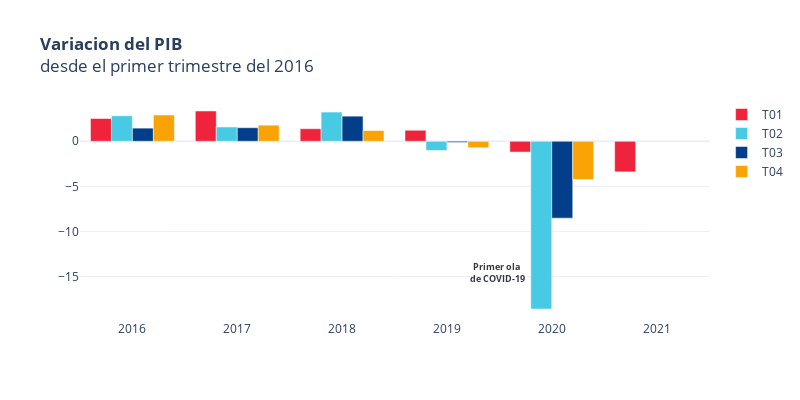

Notebook code cell kept with this figure:
### Code cell
colors = [Rojo, Azul,  "#023e8a", Amarillo] 
template = 'plotly_white'
subtitle_color = "#adb5bd"

fig = go.Figure()

for i, t in enumerate(porcentaje.Trimestre.unique()):
    
    data = porcentaje[(porcentaje.Trimestre == t) & (porcentaje.Anio >= 2016)]
    fig.add_trace(go.Bar(x=data["Anio"], y=data["Producto Interno Bruto"],
                    marker_color=colors[i],
                    name='T' + t))

fig.update_layout(
    title=dict(
        text=f"<b>Variacion del PIB</b><br>desde el primer trimestre del 2016"
    ),
    width=800, height=400, template=template
)

fig.add_annotation(
    text=f"<b>Primer ola <br>de COVID-19",
    align='center',
    font=dict(
        size=9,
        color='#343a40'
    ),
    xref='paper', x=0.71, xanchor='auto',
    yref='paper', y=0.15, yanchor='auto',
    showarrow=False
)

fig.show()

### Figure 1 — Plotly figure (JSON) as saved in the notebook; plotly's stock layout.template omitted (floating-point values rounded to 4 significant figures)
{"data": [{"marker": {"color": "#ef233c"}, "name": "T01", "type": "bar", "x": [2016, 2017, 2018, 2019, 2020, 2021], "y": [2.523, 3.356, 1.392, 1.222, -1.201, -3.392]}, {"marker": {"color": "#48cae4"}, "name": "T02", "type": "bar", "x": [2016, 2017, 2018, 2019, 2020], "y": [2.821, 1.585, 3.237, -1.021, -18.6]}, {"marker": {"color": "#023e8a"}, "name": "T03", "type": "bar", "x": [2016, 2017, 2018, 2019, 2020], "y": [1.456, 1.502, 2.784, -0.1345, -8.522]}, {"marker": {"color": "#faa307"}, "name": "T04", "type": "bar", "x": [2016, 2017, 2018, 2019, 2020], "y": [2.915, 1.785, 1.19, -0.7185, -4.248]}], "layout": {"annotations": [{"align": "center", "font": {"color": "#343a40", "size": 9}, "showarrow": false, "text": "<b>Primer ola <br>de COVID-19", "x": 0.71, "xanchor": "auto", "xref": "paper", "y": 0.15, "yanchor": "auto", "yref": "paper"}], "height": 400, "title": {"text": "<b>Variacion del PIB</b><br>desde el primer trimestre del 2016"}, "width": 800, "xaxis": {"autorange": true, "range": [2016.0, 2022.0], "type": "linear"}, "yaxis": {"autorange": true, "range": [-19.82, 4.575], "type": "linear"}}}
